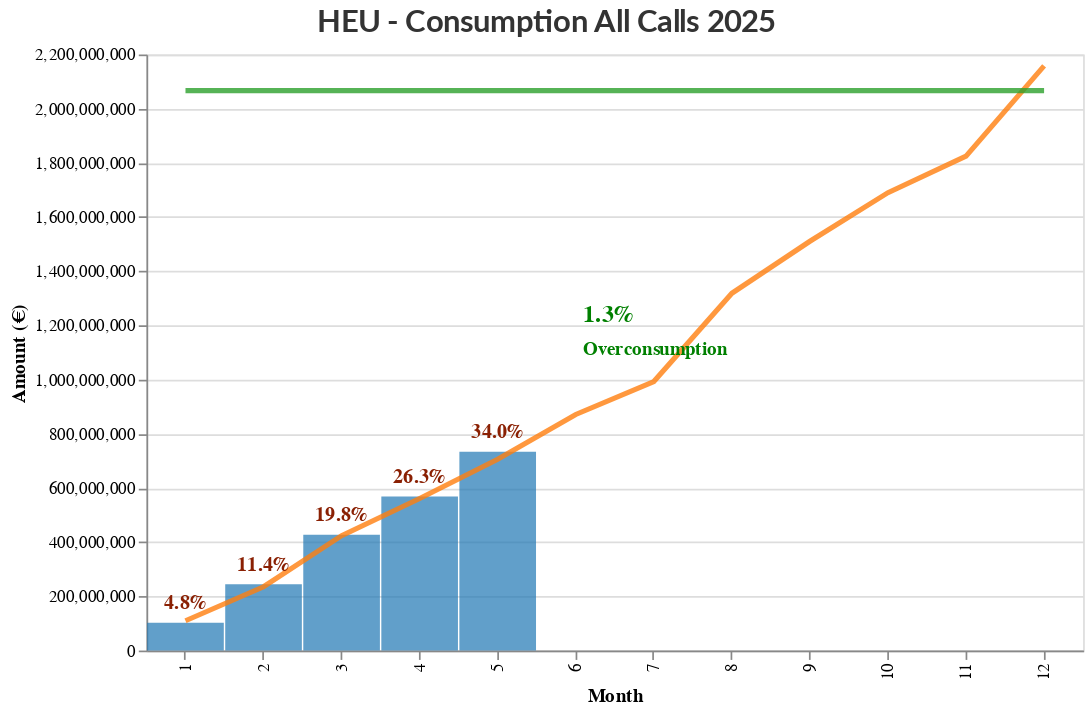

Notebook code cell kept with this figure:
### Code cell
# 3. Show HEU All chart (with budget line)
results['HEU']['all']['chart']

### Figure 1 — Vega-Lite specification as saved in the notebook (floating-point values rounded to 4 significant figures)
{"config": {"view": {"continuousHeight": 350, "continuousWidth": 550}, "range": {"category": {"scheme": ["#1f77b4", "#ff7f0e", "#2ca02c", "#d62728", "#9467bd"]}}, "title": {"fontSize": 18, "font": "Lato", "anchor": "center", "color": "#333333", "fontWeight": "bold"}}, "layer": [{"data": {"name": "data-83fa7205798faa1a6be06eda69f06f69"}, "mark": {"type": "bar", "color": "#1f77b4", "opacity": 0.7, "size": 45}, "encoding": {"x": {"field": "Month", "title": "Month", "type": "ordinal"}, "y": {"field": "Paid_Cumulative", "scale": {"zero": true}, "title": "Amount (€)", "type": "quantitative"}}, "height": 350, "title": "HEU - Consumption All Calls 2025", "width": 550}, {"data": {"name": "data-a16d10d9a1de9008d420ac9f7b865b75"}, "mark": {"type": "line", "color": "#ff7f0e", "opacity": 0.8, "strokeWidth": 3}, "encoding": {"x": {"field": "Month", "type": "ordinal"}, "y": {"field": "Forecast_Cumulative", "type": "quantitative"}}}, {"data": {"name": "data-a16d10d9a1de9008d420ac9f7b865b75"}, "mark": {"type": "line", "color": "#2ca02c", "opacity": 0.8, "strokeWidth": 3}, "encoding": {"x": {"field": "Month", "type": "ordinal"}, "y": {"field": "Appropriations", "type": "quantitative"}}}, {"data": {"name": "data-83fa7205798faa1a6be06eda69f06f69"}, "mark": {"type": "text", "align": "center", "baseline": "bottom", "color": "#8a2003", "dx": 0, "dy": -5, "fontSize": 12, "fontWeight": "bold"}, "encoding": {"text": {"field": "Consumption_Pct", "format": ".1%", "type": "quantitative"}, "x": {"field": "Month", "title": "Month", "type": "ordinal"}, "y": {"field": "Paid_Cumulative", "scale": {"zero": true}, "title": "Amount (€)", "type": "quantitative"}}, "height": 350, "title": "HEU - Consumption All Calls 2025", "width": 550}, {"data": {"name": "data-6ce3722d3ff0c29017ba176907f93958"}, "mark": {"type": "text", "align": "left", "color": "green", "dx": 50, "dy": -80, "fontSize": 14, "fontWeight": "bold"}, "encoding": {"text": {"field": "Deviation_Pct", "format": ".1%", "type": "quantitative"}, "x": {"field": "Month", "type": "ordinal"}, "y": {"field": "Paid_Cumulative", "type": "quantitative"}}}, {"data": {"name": "data-6ce3722d3ff0c29017ba176907f93958"}, "mark": {"type": "text", "align": "left", "color": "green", "dx": 50, "dy": -60, "fontSize": 11, "fontWeight": "bold"}, "encoding": {"text": {"field": "Comment", "type": "nominal"}, "x": {"field": "Month", "type": "ordinal"}, "y": {"field": "Paid_Cumulative", "type": "quantitative"}}}], "$schema": "https://vega.github.io/schema/vega-lite/v4.17.0.json", "datasets": {"data-83fa7205798faa1a6be06eda69f06f69": [{"Month": 1, "Paid": 102500000.0, "v_1_Program": "HEU", "Year": 2025.0, "Forecast": 110000000.0, "Paid_Cumulative": 102500000.0, "Forecast_Cumulative": 110000000.0, "Has_Budget": true, "Appropriations": 2066000000.0, "Consumption_Pct": 0.04751, "Forecast_Pct": 0.05095, "Deviation_Pct": -0.003444, "Deviation_Amount": -7432000.0, "Deviation_vs_Budget_Pct": -0.003597}, {"Month": 2, "Paid": 142600000.0, "v_1_Program": "HEU", "Year": 2025.0, "Forecast": 125600000.0, "Paid_Cumulative": 245100000.0, "Forecast_Cumulative": 235500000.0, "Has_Budget": true, "Appropriations": 2066000000.0, "Consumption_Pct": 0.1136, "Forecast_Pct": 0.1091, "Deviation_Pct": 0.004439, "Deviation_Amount": 9579000.0, "Deviation_vs_Budget_Pct": 0.004635}, {"Month": 3, "Paid": 182100000.0, "v_1_Program": "HEU", "Year": 2025.0, "Forecast": 188400000.0, "Paid_Cumulative": 427100000.0, "Forecast_Cumulative": 423900000.0, "Has_Budget": true, "Appropriations": 2066000000.0, "Consumption_Pct": 0.1979, "Forecast_Pct": 0.1964, "Deviation_Pct": 0.00152, "Deviation_Amount": 3280000.0, "Deviation_vs_Budget_Pct": 0.001587}, {"Month": 4, "Paid": 141100000.0, "v_1_Program": "HEU", "Year": 2025.0, "Forecast": 137600000.0, "Paid_Cumulative": 568300000.0, "Forecast_Cumulative": 561400000.0, "Has_Budget": true, "Appropriations": 2066000000.0, "Consumption_Pct": 0.2633, "Forecast_Pct": 0.2602, "Deviation_Pct": 0.003155, "Deviation_Amount": 6807000.0, "Deviation_vs_Budget_Pct": 0.003294}, {"Month": 5, "Paid": 165400000.0, "v_1_Program": "HEU", "Year": 2025.0, "Forecast": 144500000.0, "Paid_Cumulative": 733700000.0, "Forecast_Cumulative": 705900000.0, "Has_Budget": true, "Appropriations": 2066000000.0, "Consumption_Pct": 0.34, "Forecast_Pct": 0.3271, "Deviation_Pct": 0.01288, "Deviation_Amount": 27780000.0, "Deviation_vs_Budget_Pct": 0.01345}], "data-a16d10d9a1de9008d420ac9f7b865b75": [{"Month": 1, "Paid": 102500000.0, "v_1_Program": "HEU", "Year": 2025.0, "Forecast": 110000000.0, "Paid_Cumulative": 102500000.0, "Forecast_Cumulative": 110000000.0, "Has_Budget": true, "Appropriations": 2066000000.0, "Consumption_Pct": 0.04751, "Forecast_Pct": 0.05095, "Deviation_Pct": -0.003444, "Deviation_Amount": -7432000.0, "Deviation_vs_Budget_Pct": -0.003597}, {"Month": 2, "Paid": 142600000.0, "v_1_Program": "HEU", "Year": 2025.0, "Forecast": 125600000.0, "Paid_Cumulative": 245100000.0, "Forecast_Cumulative": 235500000.0, "Has_Budget": true, "Appropriations": 2066000000.0, "Consumption_Pct": 0.1136, "Forecast_Pct": 0.1091, "Deviation_Pct": 0.004439, "Deviation_Amount": 9579000.0, "Deviation_vs_Budget_Pct": 0.004635}, {"Month": 3, "Paid": 182100000.0, "v_1_Program": "HEU", "Year": 2025.0, "Forecast": 188400000.0, "Paid_Cumulative": 427100000.0, "Forecast_Cumulative": 423900000.0, "Has_Budget": true, "Appropriations": 2066000000.0, "Consumption_Pct": 0.1979, "Forecast_Pct": 0.1964, "Deviation_Pct": 0.00152, "Deviation_Amount": 3280000.0, "Deviation_vs_Budget_Pct": 0.001587}, {"Month": 4, "Paid": 141100000.0, "v_1_Program": "HEU", "Year": 2025.0, "Forecast": 137600000.0, "Paid_Cumulative": 568300000.0, "Forecast_Cumulative": 561400000.0, "Has_Budget": true, "Appropriations": 2066000000.0, "Consumption_Pct": 0.2633, "Forecast_Pct": 0.2602, "Deviation_Pct": 0.003155, "Deviation_Amount": 6807000.0, "Deviation_vs_Budget_Pct": 0.003294}, {"Month": 5, "Paid": 165400000.0, "v_1_Program": "HEU", "Year": 2025.0, "Forecast": 144500000.0, "Paid_Cumulative": 733700000.0, "Forecast_Cumulative": 705900000.0, "Has_Budget": true, "Appropriations": 2066000000.0, "Consumption_Pct": 0.34, "Forecast_Pct": 0.3271, "Deviation_Pct": 0.01288, "Deviation_Amount": 27780000.0, "Deviation_vs_Budget_Pct": 0.01345}, {"Month": 6, "Paid": 4385000.0, "v_1_Program": "HEU", "Year": 2025.0, "Forecast": 165300000.0, "Paid_Cumulative": 738100000.0, "Forecast_Cumulative": 871200000.0, "Has_Budget": true, "Appropriations": 2066000000.0, "Consumption_Pct": 0.342, "Forecast_Pct": 0.4037, "Deviation_Pct": -0.06171, "Deviation_Amount": -133200000.0, "Deviation_vs_Budget_Pct": -0.06443}, {"Month": 7, "Paid": 0.0, "v_1_Program": "HEU", "Year": 0.0, "Forecast": 121600000.0, "Paid_Cumulative": 738100000.0, "Forecast_Cumulative": 992900000.0, "Has_Budget": true, "Appropriations": 2066000000.0, "Consumption_Pct": 0.342, "Forecast_Pct": 0.4601, "Deviation_Pct": -0.1181, "Deviation_Amount": -254800000.0, "Deviation_vs_Budget_Pct": -0.1233}, {"Month": 8, "Paid": 0.0, "v_1_Program": "HEU", "Year": 0.0, "Forecast": 325700000.0, "Paid_Cumulative": 738100000.0, "Forecast_Cumulative": 1319000000.0, "Has_Budget": true, "Appropriations": 2066000000.0, "Consumption_Pct": 0.342, "Forecast_Pct": 0.611, "Deviation_Pct": -0.269, "Deviation_Amount": -580500000.0, "Deviation_vs_Budget_Pct": -0.2809}, {"Month": 9, "Paid": 0.0, "v_1_Program": "HEU", "Year": 0.0, "Forecast": 192100000.0, "Paid_Cumulative": 738100000.0, "Forecast_Cumulative": 1511000000.0, "Has_Budget": true, "Appropriations": 2066000000.0, "Consumption_Pct": 0.342, "Forecast_Pct": 0.7001, "Deviation_Pct": -0.358, "Deviation_Amount": -772600000.0, "Deviation_vs_Budget_Pct": -0.3739}, {"Month": 10, "Paid": 0.0, "v_1_Program": "HEU", "Year": 0.0, "Forecast": 179300000.0, "Paid_Cumulative": 738100000.0, "Forecast_Cumulative": 1690000000.0, "Has_Budget": true, "Appropriations": 2066000000.0, "Consumption_Pct": 0.342, "Forecast_Pct": 0.7832, "Deviation_Pct": -0.4411, "Deviation_Amount": -951900000.0, "Deviation_vs_Budget_Pct": -0.4606}, {"Month": 11, "Paid": 0.0, "v_1_Program": "HEU", "Year": 0.0, "Forecast": 134700000.0, "Paid_Cumulative": 738100000.0, "Forecast_Cumulative": 1825000000.0, "Has_Budget": true, "Appropriations": 2066000000.0, "Consumption_Pct": 0.342, "Forecast_Pct": 0.8456, "Deviation_Pct": -0.5036, "Deviation_Amount": -1087000000.0, "Deviation_vs_Budget_Pct": -0.5258}, {"Month": 12, "Paid": 0.0, "v_1_Program": "HEU", "Year": 0.0, "Forecast": 333200000.0, "Paid_Cumulative": 738100000.0, "Forecast_Cumulative": 2158000000.0, "Has_Budget": true, "Appropriations": 2066000000.0, "Consumption_Pct": 0.342, "Forecast_Pct": 1.0, "Deviation_Pct": -0.658, "Deviation_Amount": -1420000000.0, "Deviation_vs_Budget_Pct": -0.6871}], "data-6ce3722d3ff0c29017ba176907f93958": [{"Month": 5, "Paid_Cumulative": 733700000.0, "Deviation_Pct": 0.01288, "Comment": "Overconsumption", "Arrow": "↑"}]}}
